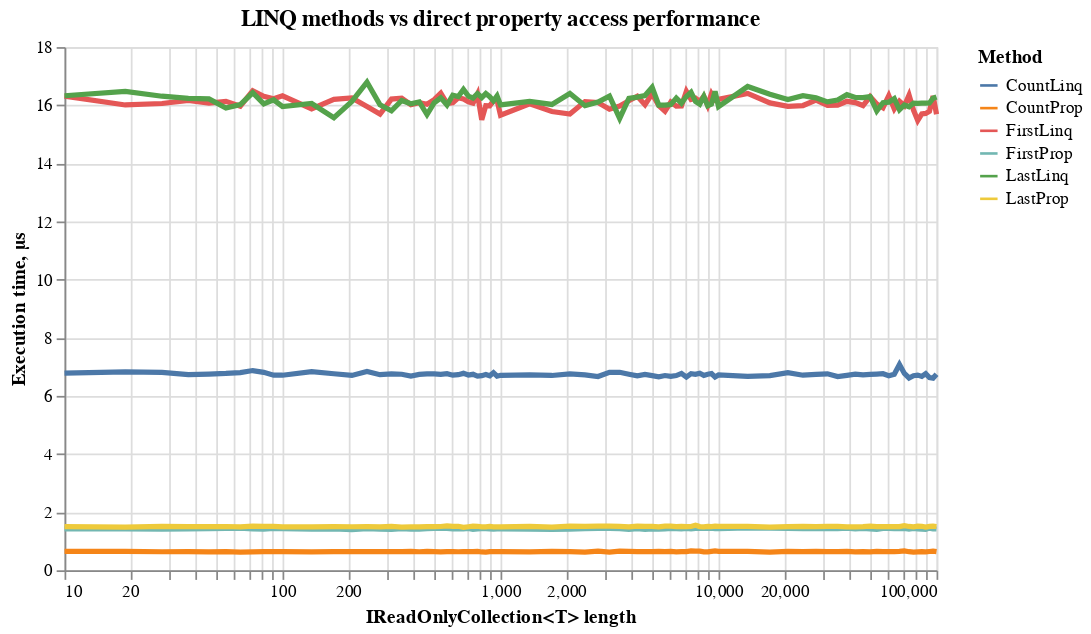

Source (notebook cell):
### Markdown cell above
# CA1286

### Code cell
import pandas as pd
import altair as alt


alt.theme.enable("default")

df = pd.read_csv(
    "..\\CodeAnalysis\\BenchmarkDotNet.Artifacts\\results\\Benchmark.Ca1826-report.csv",
    delimiter=";",
)


def clean_data(df):
    # Replace all instances of " ns" with "" in column: 'Mean'
    df["Mean"] = df["Mean"].str.replace(" ns", "", case=False, regex=False)
    # Replace all instances of "," with "" in column: 'Mean'
    df["Mean"] = df["Mean"].str.replace(",", "", case=False, regex=False)
    # Change column type to float64 for column: 'Mean'
    df = df.astype({"Mean": "float64"})
    # Convert to microsecond
    df["Mean"] = df["Mean"] / 1000
    # # Replace all instances of "Linq" with "" in column: 'Method'
    # df["Method"] = df["Method"].str.replace("Linq", "", case=False, regex=False)
    # # Replace all instances of "Prop" with "" in column: 'Method'
    # df["Method"] = df["Method"].str.replace("Prop", "", case=False, regex=False)
    return df


df_clean = clean_data(df.copy())
df_clean.head()

plot = (
    alt.Chart(df_clean)
    .mark_line(strokeWidth=3)
    .encode(
        y=alt.Y("Mean:Q").title("Execution time, μs"),
        x=alt.X("Length:Q").title("IReadOnlyCollection<T> length").scale(type="log"),
        color="Method:N",
    )
    .properties(
        title={
            "text": "LINQ methods vs direct property access performance",
        },
        height=300,
        width=500,
    )
)

plot.show()
plot.save("results.png", scale_factor=2)

### Figure 1 — Vega-Lite specification as saved in the notebook (floating-point values rounded to 4 significant figures; data arrays with more than 128 entries replaced by an {"elided": "..."} marker saying what was removed)
{"config": {"view": {"continuousWidth": 300, "continuousHeight": 300}}, "data": {"name": "data-08c5b7580b73f0aa3c260ed4867a64ab"}, "mark": {"type": "line", "strokeWidth": 3}, "encoding": {"color": {"field": "Method", "type": "nominal"}, "x": {"field": "Length", "scale": {"type": "log"}, "title": "IReadOnlyCollection<T> length", "type": "quantitative"}, "y": {"field": "Mean", "title": "Execution time, μs", "type": "quantitative"}}, "height": 300, "title": {"text": "LINQ methods vs direct property access performance"}, "width": 500, "$schema": "https://vega.github.io/schema/vega-lite/v5.20.1.json", "datasets": {"data-08c5b7580b73f0aa3c260ed4867a64ab": {"elided": "516 records"}}}
